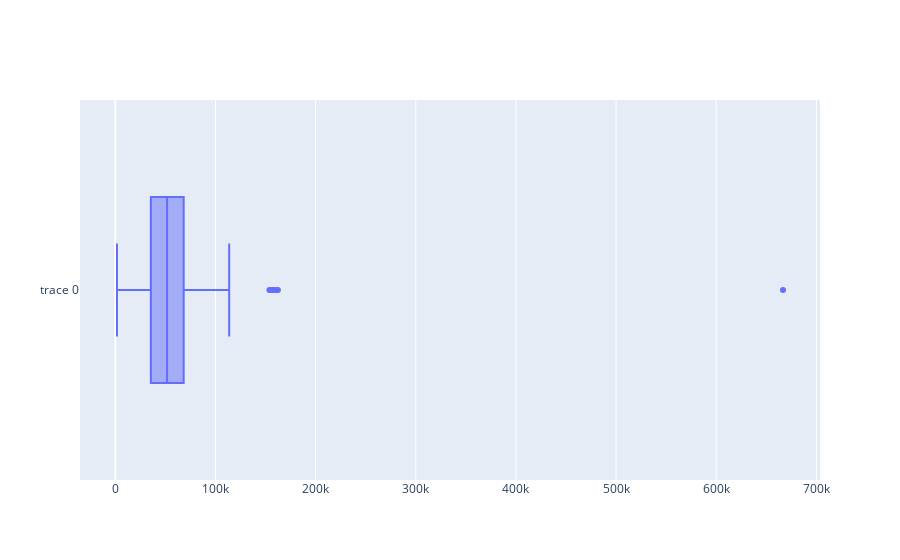
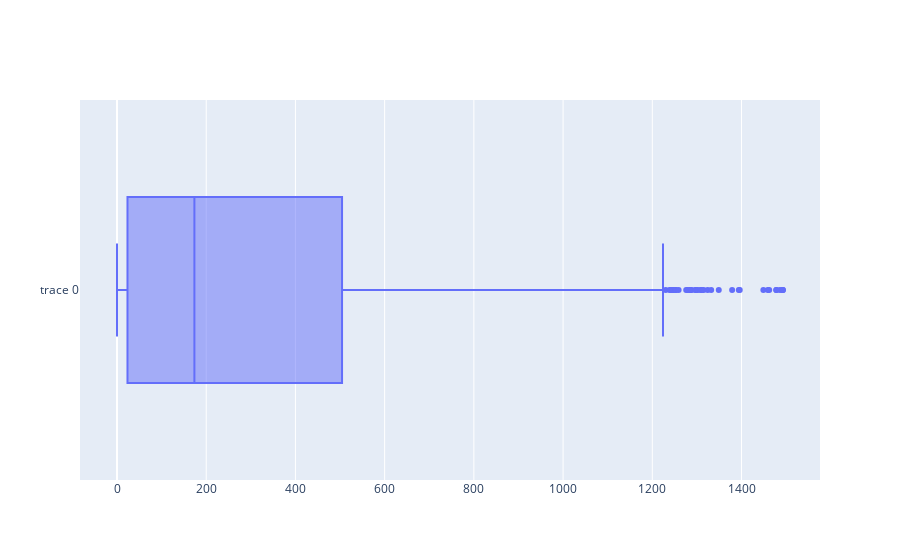
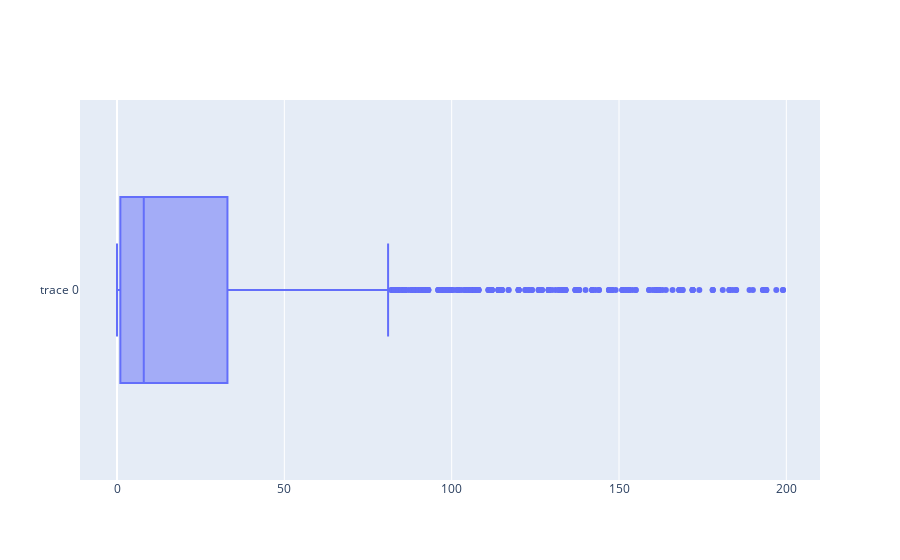
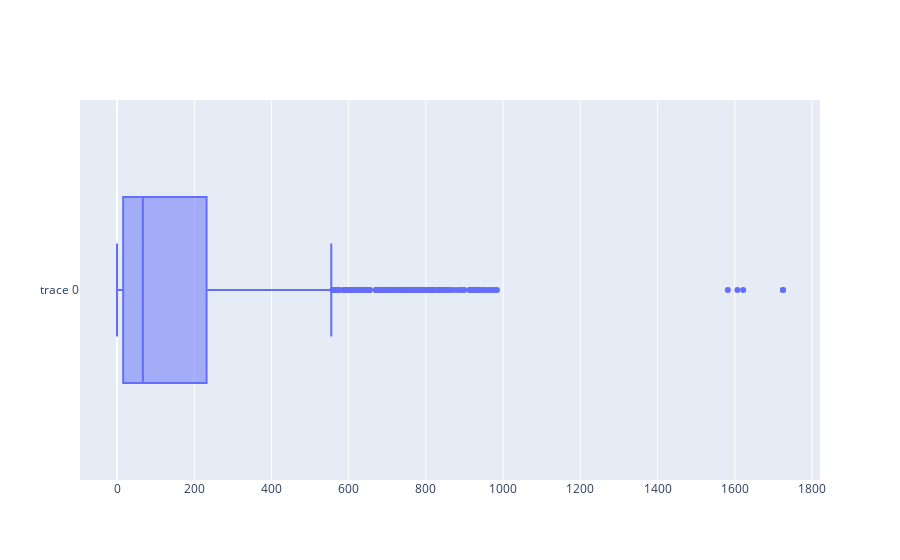

The notebook cell these images were saved under, in order:
### Code cell
# Looking for outliers

print('Income:')
fig = go.Figure()
fig.add_box(x=df['Income'], text=df['Income'])
iplot(fig)

print('MntWines:')
fig = go.Figure()
fig.add_box(x=df['MntWines'], text=df['MntWines'])
iplot(fig)

print('MntFruits:')
fig = go.Figure()
fig.add_box(x=df['MntFruits'], text=df['MntFruits'])
iplot(fig)

print('MntMeatProducts:')
fig = go.Figure()
fig.add_box(x=df['MntMeatProducts'], text=df['MntMeatProducts'])
iplot(fig)

print('MntFishProducts:')
fig = go.Figure()
fig.add_box(x=df['MntFishProducts'], text=df['MntFishProducts'])
iplot(fig)

print('MntSweetProducts:')
fig = go.Figure()
fig.add_box(x=df['MntSweetProducts'], text=df['MntSweetProducts'])
iplot(fig)

print('MntGoldProds:')
fig = go.Figure()
fig.add_box(x=df['MntGoldProds'], text=df['MntGoldProds'])
iplot(fig)

print('NumDealsPurchases:')
fig = go.Figure()
fig.add_box(x=df['NumDealsPurchases'], text=df['NumDealsPurchases'])
iplot(fig)

print('NumWebPurchases:')
fig = go.Figure()
fig.add_box(x=df['NumWebPurchases'], text=df['NumWebPurchases'])
iplot(fig)

print('NumCatalogPurchases:')
fig = go.Figure()
fig.add_box(x=df['NumCatalogPurchases'], text=df['NumCatalogPurchases'])
iplot(fig)

print('NumStorePurchases:')
fig = go.Figure()
fig.add_box(x=df['NumStorePurchases'], text=df['NumStorePurchases'])
iplot(fig)

print('NumWebVisitsMonth:')
fig = go.Figure()
fig.add_box(x=df['NumWebVisitsMonth'], text=df['NumWebVisitsMonth'])
iplot(fig)

### Figure 1 — Plotly figure (JSON) as saved in the notebook; plotly's stock layout.template omitted (floating-point values rounded to 4 significant figures; data arrays with more than 128 entries replaced by an {"elided": "..."} marker saying what was removed)
{"data": [{"text": {"elided": "2240 float values"}, "type": "box", "x": {"elided": "2240 float values"}}], "layout": {}}

### Figure 2 — Plotly figure (JSON) as saved in the notebook; plotly's stock layout.template omitted (floating-point values rounded to 4 significant figures; data arrays with more than 128 entries replaced by an {"elided": "..."} marker saying what was removed)
{"data": [{"text": {"elided": "2240 int values"}, "type": "box", "x": {"elided": "2240 int values"}}], "layout": {}}

### Figure 3 — Plotly figure (JSON) as saved in the notebook; plotly's stock layout.template omitted (floating-point values rounded to 4 significant figures; data arrays with more than 128 entries replaced by an {"elided": "..."} marker saying what was removed)
{"data": [{"text": {"elided": "2240 int values"}, "type": "box", "x": {"elided": "2240 int values"}}], "layout": {}}

### Figure 4 — Plotly figure (JSON) as saved in the notebook; plotly's stock layout.template omitted (floating-point values rounded to 4 significant figures; data arrays with more than 128 entries replaced by an {"elided": "..."} marker saying what was removed)
{"data": [{"text": {"elided": "2240 int values"}, "type": "box", "x": {"elided": "2240 int values"}}], "layout": {}}
